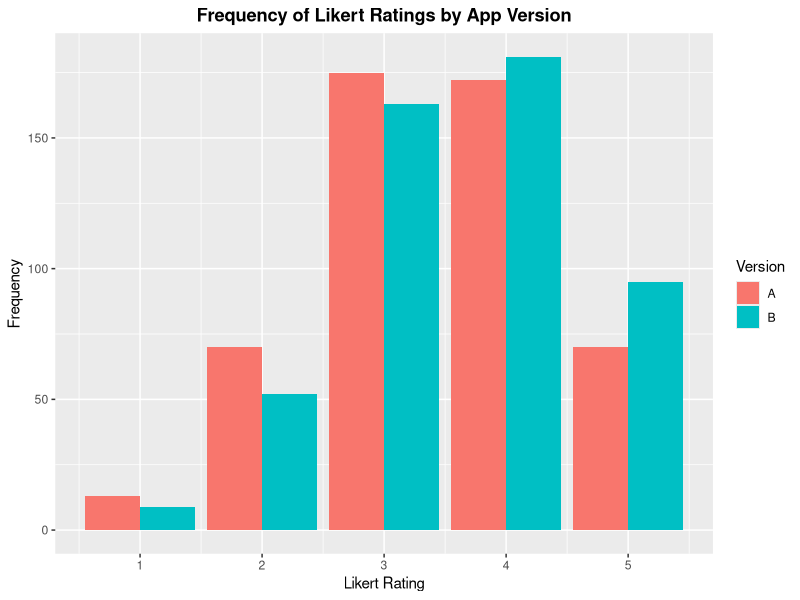
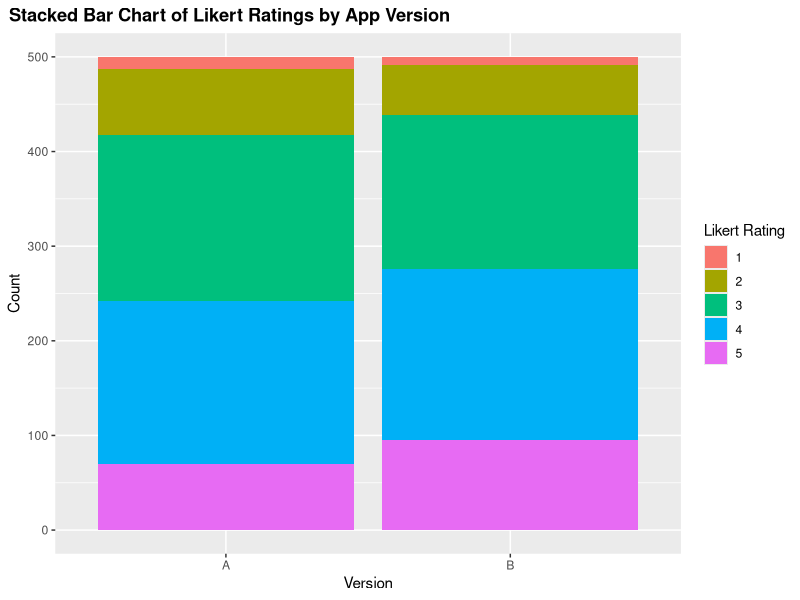

The R script that drew these images, in order: (Note: this script raises an error after producing the figures.)
# Install necessary packages
install.packages("readxl")
install.packages("ggplot2")
install.packages("dplyr")

# Load the packages
library(readxl)
library(ggplot2)

# Read the Excel file
likert_data <- read_excel("data/usability_study_likert_data.xlsx")

# Bar chart showing the frequency of each Likert rating for each version
ggplot(likert_data, aes(x = Likert_Rating, fill = Version)) +
  geom_bar(position = "dodge") +
  labs(title = "Frequency of Likert Ratings by App Version",
       x = "Likert Rating",
       y = "Frequency") +
  theme(plot.title = element_text(hjust = 0.5, face = "bold"))

# Stacked bar chart showing the frequency of each Likert rating for each version
ggplot(likert_data, aes(x = Version, fill = factor(Likert_Rating))) +
  geom_bar() +
  scale_fill_discrete(name = "Likert Rating") +
  labs(title = "Stacked Bar Chart of Likert Ratings by App Version",
       x = "Version",
       y = "Count") +
  theme(plot.title = element_text(hjust = -0.25, face = "bold"))

# Compute summary statistics for each version
summary_stats_likert <- likert_data %>%
  group_by(Version) %>%
  summarize(
    Count = n(),
    Mean = mean(Likert_Rating),
    Median = median(Likert_Rating),
    Standard_Deviation = sd(Likert_Rating),
    Min = min(Likert_Rating),
    Max = max(Likert_Rating)
  )

# Print the summary statistics
print(summary_stats_likert)

# Wilcoxon rank sum test (Mean-Whitney U test)
# Assumes this is a between-subjects design
# Assuming data is paired, reshape the data

# Perform the Wilcoxon rank sum test (Mann-Whitney U test)
wilcox_test_result <- wilcox.test(Likert_Rating ~ Version, data = likert_data)

# Print the results
print(wilcox_test_result)

#H_a: There is a difference in the median Likert ratings between the two versions.